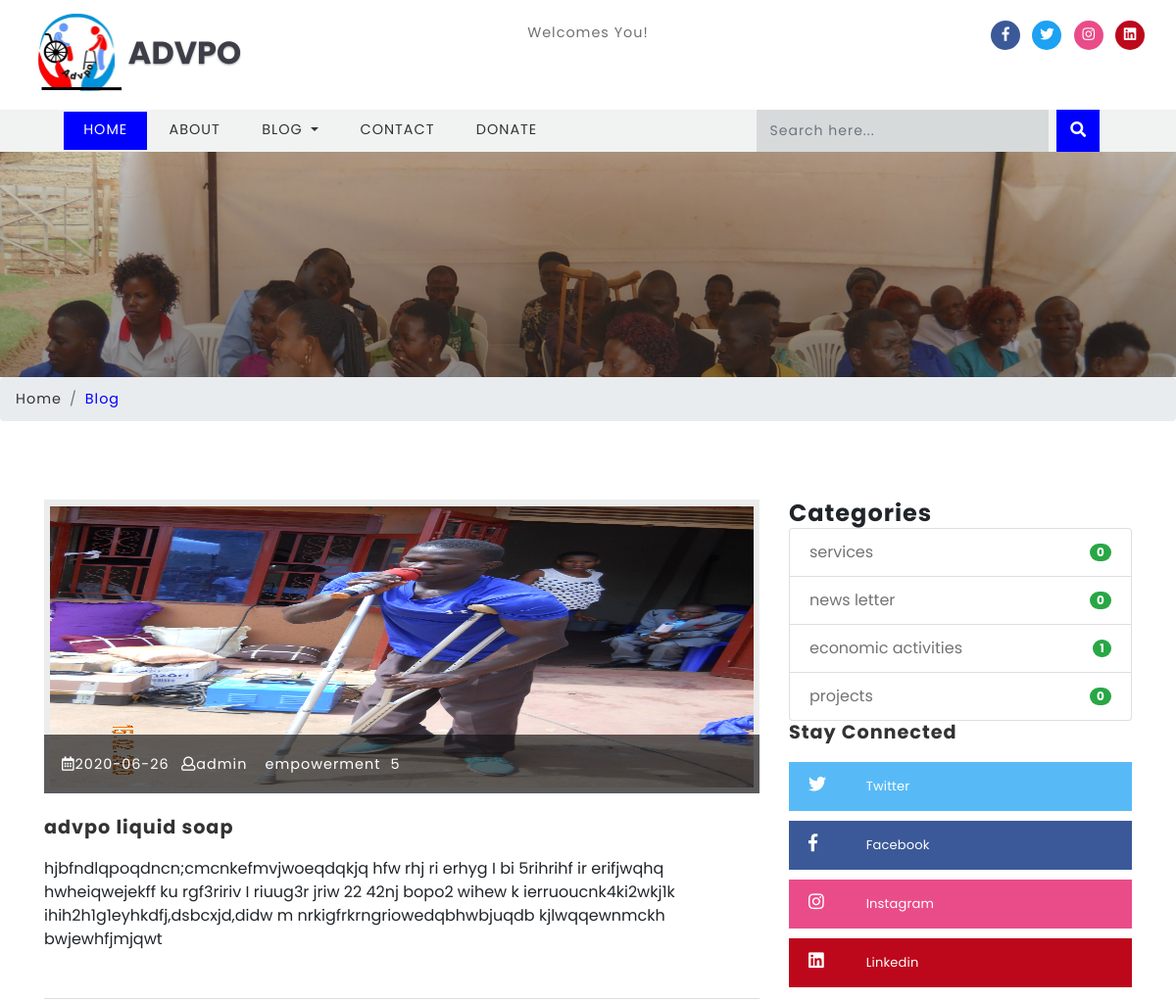
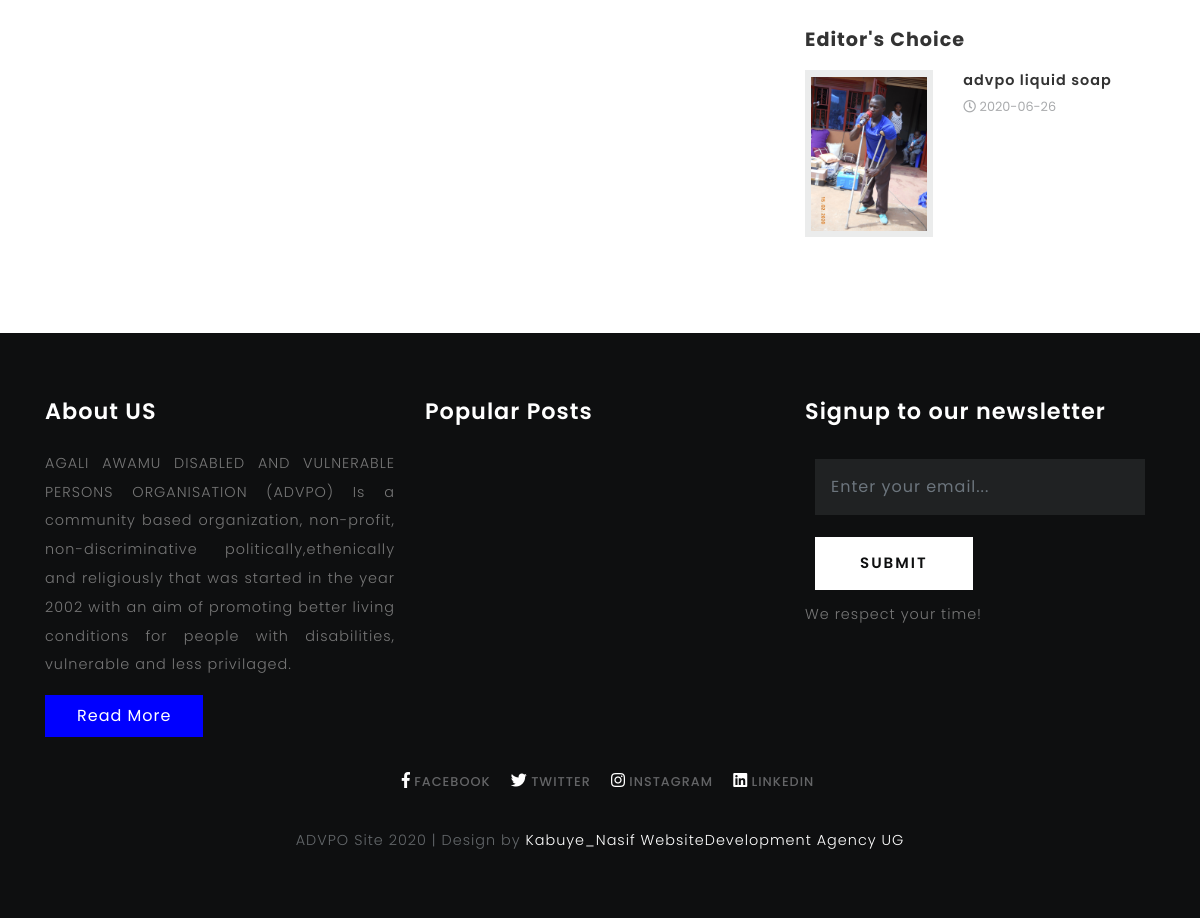
The app's page /single.php?id=7 with its own data (2 pictures, top to bottom).
### tables this page shows
CREATE TABLE IF NOT EXISTS `blogs` (
  `id` int(10) UNSIGNED NOT NULL AUTO_INCREMENT,
  `title` varchar(190) NOT NULL,
  `tags` varchar(40) NOT NULL,
  `content` text NOT NULL,
  `photo` varchar(50) NOT NULL,
  `posted` varchar(40) NOT NULL,
  `date` date DEFAULT NULL,
  `author` varchar(40) DEFAULT NULL,
  `category` varchar(40) NOT NULL,
  PRIMARY KEY (`id`),
  KEY `category` (`category`)
);

CREATE TABLE IF NOT EXISTS `page_hits` (
  `page` varchar(255) NOT NULL,
  `count` int(11) DEFAULT NULL,
  PRIMARY KEY (`page`)
);

CREATE TABLE IF NOT EXISTS `blog_categories` (
  `id` int(10) UNSIGNED NOT NULL AUTO_INCREMENT,
  `name` varchar(40) NOT NULL,
  PRIMARY KEY (`id`)
);

### libs/fetch_data.php (the view, shortened to what this page needs)
<?php
function countcategories(){
	require("database/db_connect.php");
	$sql="SELECT * FROM blog_categories LIMIT 10";
	if ($result=mysqli_query($con,$sql))
	{
		foreach ($result as $categoriescount => $categorydata) {
			$categoryid=$categorydata['id'];
			$sql="SELECT * FROM blogs WHERE category='$categoryid'";
			if ($result=mysqli_query($con,$sql)) {
				$rowcountcategory=mysqli_num_rows($result);
			}
			echo '<li class="list-group-item d-flex justify-content-between align-items-center">
			'.$categorydata['name'].'
			<span class="badge badge-success badge-pill">'.$rowcountcategory.'</span>
			</li>';
		}
	}
}
function getcategoriesmenu($table)
{
	require("database/db_connect.php");
	$sql="SELECT * FROM $table ";
	if ($result=mysqli_query($con,$sql))
	{
		$rowcount=mysqli_num_rows($result);
		if ($rowcount==0) {
			echo 'No Categories';
		}
		foreach ($result as $blog_categories => $category) {
			echo '<a class="dropdown-item" href="category.php?id='.$category['id'].'">'.$category['name'].'</a>
			<div class="dropdown-divider"></div>';
		}
	}
}
function geteditorschoice($table){
	require("database/db_connect.php");
	$sql="SELECT * FROM $table ORDER BY id DESC LIMIT 8";
	if ($result=mysqli_query($con,$sql))
	{
		foreach ($result as $edschoice => $choice) {
			$postid=$choice['blog'];
			$sql="SELECT * FROM blogs WHERE id='$postid'";
			if ($result=mysqli_query($con,$sql)) {
				foreach ($result as $posts => $postdata) {
					echo '<div class="blog-grids row mb-3">
								<div class="col-md-5 blog-grid-left">
									<a href="single.php?id='.$postdata['id'].'">
										<img src="blogadmin/images/'.$postdata['photo'].'" class="img-fluid" alt="fantastic cms">
									</a>
								</div>
								<div class="col-md-7 blog-grid-right">
									<h5>
										<a href="single.php?id='.$postdata['id'].'"> '.$postdata['title'].'</a>
									</h5>
									<div class="sub-meta">
										<span>
											<i class="far fa-clock"></i> '.$postdata['date'].'</span>
									</div>
								</div>
							</div>';
				}
			}
		}
	}
}
?>

### single.php (shortened to what this page needs)
<?php require("libs/fetch_data.php");?>
<?php
$id=$_REQUEST['id']; $query="SELECT * from blogs where id='".$id."'"; $result=mysqli_query($GLOBALS["___mysqli_ston"],$query) or die ( ((is_object($GLOBALS["___mysqli_ston"]))? mysqli_error($GLOBALS["___mysqli_ston"]) : (($___mysqli_res = mysqli_connect_error()) ?$___mysqli_res : true)));
$row = mysqli_fetch_assoc($result);
$page=$row['title'];
$count="SELECT * FROM page_hits WHERE page='".$page."'";$feedback=mysqli_query($GLOBALS["___mysqli_ston"],$count) or die ( ((is_object($GLOBALS["___mysqli_ston"]))? mysqli_error($GLOBALS["___mysqli_ston"]) : (($___mysqli_res = mysqli_connect_error()) ?$___mysqli_res : true)));
$roo=mysqli_fetch_assoc($feedback);?>
<!DOCTYPE html>
<html lang="zxx">
<head>
	<link href="css/bootstrap.css" rel='stylesheet' type='text/css' />
	<link rel="stylesheet" href="css/single.css">
	<link href="css/style.css" rel='stylesheet' type='text/css' />
	<link href="css/fontawesome-all.css" rel="stylesheet">
</head>
<body>
	<?php include("header.php");?>
	<div class="banner-inner">
	</div>
	<ol class="breadcrumb">
		<li class="breadcrumb-item">
			<a href="index.php">Home</a>
		</li>
		<li class="breadcrumb-item active">Blog</li>
	</ol>
	<section class="banner-bottom">
		<div class="container">
			<div class="row">
				<div class="col-lg-8 left-blog-info-w3layouts-agileits text-left">
					<div class="blog-grid-top">
						<div class="b-grid-top">
							<div class="blog_info_left_grid">
								<a href="#">
									<img src="blogadmin/images/<?php echo $row['photo']; ?>" class="img-fluid" alt="image not available" style="width:900px;height:300px">
								</a>
							</div>
							<div class="blog-info-middle">
								<ul>
									<li>
										<a href="#">
											<i class="far fa-calendar-alt"></i><?php echo $row['date']; ?></a>
										</li>
										<li class="mx-2">
											<a href="#">
												<i class="far fa-user"></i><?php echo $row['author']; ?></a>
											</li>
											<li>
												<a href="#">
													<i class="far fa-tags"></i> <?php echo $row['tags']; ?></a>
												</li>
												<li>
													<a href="#">
														<i class="far fa-eye fa-x2"></i> <?php echo $roo['count']; ?></a>
													</li>
												</ul>
											</div>
										</div>
										<h3>
											<a href="single.html"><?php echo $row['title']; ?></a>
										</h3>
										<?php echo $row['content']; ?>
									</div>
								</div>
								<aside class="col-lg-4 agileits-w3ls-right-blog-con text-right">
									<div class="right-blog-info text-left">
										<h4><strong>Categories</strong></h4>
										<ul class="list-group single">
											<?php countcategories();?>
										</ul>
										<div class="tech-btm widget_social">
											<h4>Stay Connected</h4>
											<ul>
												<li>
													<a class="twitter" href="@advpo_ug">
														<i class="fab fa-twitter"></i>
														<span class="count"></span> Twitter</a>
													</li>
													<li>
														<a class="facebook" href="agali awamu disabled and vulnerabled persons organization">
															<i class="fab fa-facebook-f"></i>
															<span class="count"></span> Facebook</a>
														</li>
														<li>
															<a class="dribble" href="agali awamu disabled">
																<i class="fab fa-instagram"></i>
																<span class="count"></span> Instagram</a>
															</li>
															<li>
																<a class="pin" href="agali awamu disabled and vulnerable organization">
																	<i class="fab fa-linkedin"></i>
																	<span class="count"></span> Linkedin</a>
																</li>
															</ul>
														</div>
														<div class="tech-btm">
															<h4>Editor's Choice</h4>
															<?php geteditorschoice("editors_choice");?>
														</div>
													</div>
												</aside>
											</div>
										</div>
									</section>
									<?php include("footer.php");?>
							</body>
							</html>

### css/single.css (style rules this page uses)
ul.list-group.single { color: #727373; }
.tech-btm img { background: #fff; padding: 6px; }

### css/style.css (style rules this page uses)
html, body { margin: 0; font-size: 100%; font-family: 'Poppins', sans-serif; background: #fff; }
body a { text-decoration: none; transition: 0.5s all; -webkit-transition: 0.5s all; -moz-transition: 0.5s all; -o-transition: 0.5s all; -ms-transition: 0.5s all; }
h1, h2, h3, h4, h5, h6 { margin: 0; font-family: 'Poppins', sans-serif; letter-spacing:1px; }
ul { margin: 0; padding: 0; }
.pin { background: #BD081C; }
a { text-decoration: none!important; }
.banner-bottom { padding: 6em 0; position: relative; }
.b-grid-top { position: relative; }
.blog_info_left_grid { position: relative; overflow: hidden; }
.blog-info-middle ul li a { font-size: 0.9em; letter-spacing: 1px; color: #fff; }
.blog-info-middle { width: 100%; background: rgba(14, 15, 16, 0.65); padding: 18px; position: absolute; bottom: 0; }
.blog_info_left_grid img { -moz-transition: all 1s; -o-transition: all 1s; -webkit-transition: all 1s; transition: all 1s; background: #ebecec; padding: .4em; }
.blog-info-middle ul li { display: inline-block; }
.blog-grid-top h3,.two-blog2 h3,h5.card-title { font-size: 1.2em; margin: 1.2em 0 1em 0; font-weight: 700; }
.blog-grid-top h3 a,.two-blog2 h3 a,h5.card-title a { color: #333333; }
.blog-grid-top { border-bottom: 1px solid #ddd; padding-bottom: 3em; }
.tech-btm img { background: #ebecec; padding: .4em; }
.tech-btm h4 { font-size: 1.2em; color: #333333; font-weight: 700; margin-bottom: 1em; }
.tech-btm { margin-bottom: 2em; }
.widget_social li { display: block; }
.widget_social li a { color: #fff; display: inline-block; font-size: 13px; font-weight:400; letter-spacing: 0.2px; line-height: 30px; margin-bottom: 10px; padding: 10px 20px; text-transform: capitalize; width: 100%; }
.widget_social li a.twitter { background: #57baf7; }
.widget_social li a.facebook { background: #3b5998; }
.widget_social li a.dribble { background: #ea4c89; }
.widget_social li a.pin { background: #BD081C; }
.widget_social li a i { font-size: 18px; position: relative; text-align: left; width: 35px; }
.widget_social li a .count { padding-left: 20px; }
.tech-btm h5 { font-size: 0.9em; line-height: 1.4em; font-weight: 600; }
.tech-btm h5 a { color:#333; }
.sub-meta span { font-size: 0.8em; color: #a9abad; line-height: 2.5em; }
.banner-inner { background: -webkit-linear-gradient(rgba(23, 22, 23, 0.2), rgba(23, 22, 23, 0.5)), url(../images/banner4.jpg) no-repeat; background: -moz-linear-gradient(rgba(23, 22, 23, 0.2), rgba(23, 22, 23, 0.5)), url(../images/banner4.jpg) no-repeat; background: -ms-linear-gradient(rgba(23, 22, 23, 0.2), rgba(23, 22, 23, 0.5)), url(../images/banner4.jpg) no-repeat; background: linear-gradient(rgba(23, 22, 23, 0.2), rgba(23, 22, 23, 0.5)), url(../images/banner4.jpg) no-repeat; background-size: cover; min-height: 230px; }
li.breadcrumb-item { font-size: 0.9em; letter-spacing: 1px; }
li.breadcrumb-item a { color: #333; }
.breadcrumb-item.active { color: blue; }
a.facebook { color: #fff; font-size: 16px; }
@media (max-width:1440px) { .bottom-slider, .main-content-w3layouts-agileits, footer,.banner-bottom { padding: 4em 0; } }

### records on screen
blogs: photo (picture), date "2020-06-26", author "admin", tags "empowerment", title "advpo liquid soap", content "hjbfndlqpoqdncn;cmcnkefmvjwoeqdqkjq hfw rhj ri erhyg I bi 5rihrihf ir erifjwqhq hwheiqwejekff ku rgf3ririv I riuug3r jriw 22 42nj bopo2 wihew k ierruoucnk4ki2wkj1k ihih2h1g1eyhkdfj,dsbcxjd,didw m nrkigfrkrngriowedqbhwbjuqdb kjlwqqewnmckh bwjewhfjmjqwt"
page_hits: count "5"
blog_categories: name "services", rowcountcategory "0"
blog_categories: name "news letter", rowcountcategory "0"
blog_categories: name "economic activities", rowcountcategory "1"
blog_categories: name "projects", rowcountcategory "0"
